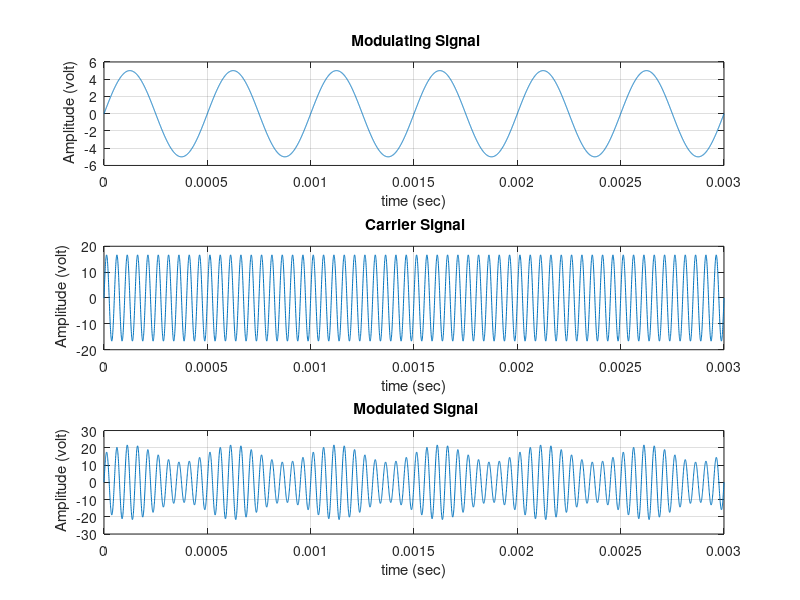

Write MATLAB code to recreate this figure.
clc;
close all;
clear all;

m= 0.3; %modulation index

% MODULATING SIGNAL %

Am=5; %Amplitude of modulating signal
fm=2000; %Frequency of modulating signal
Ta=1/fm; %Time period of modulating signal
t=0:Ta/999:6*Ta; %Total time for simulation
ym=Am*sin(2*pi*fm*t); %Equation of modulating signal
figure(1);
subplot(3,1,1);
plot(t,ym), grid on;
title(' Modulating Signal');
xlabel(' time (sec) ');
ylabel(' Amplitude (volt)' );

% CARRIER SIGNAL %

Ac=Am/m; %Amplitude of carrier signal
fc=fm*10; %Frequency of carrier signal
Tc=1/fc; %Time period of modulating signal
yc=Ac*sin(2*pi*fc*t); %Equation of carrier signal
subplot(3,1,2);
plot(t, yc), grid on;
title(' Carrier Signal');
xlabel(' time (sec) ');
ylabel(' Amplitude (volt)' );

% MODULATED SIGNAL %
y=Ac*(1+m*sin(2*pi*fm*t)).*sin(2*pi*fc*t); %Equation of modulated signal
subplot(3,1,3);
plot(t,y), grid on;
title(' Modulated Signal');
xlabel(' time (sec) ');
ylabel(' Amplitude (volt)' );

% EXPERIMENTAL MODULATION INDEX (for critical and under modulation only) %
ynew=abs(y);
Vmax= max(ynew)
pks = findpeaks(ynew);
Vmin= min(pks)
mu= ((Vmax-Vmin)/(Vmax+Vmin))

